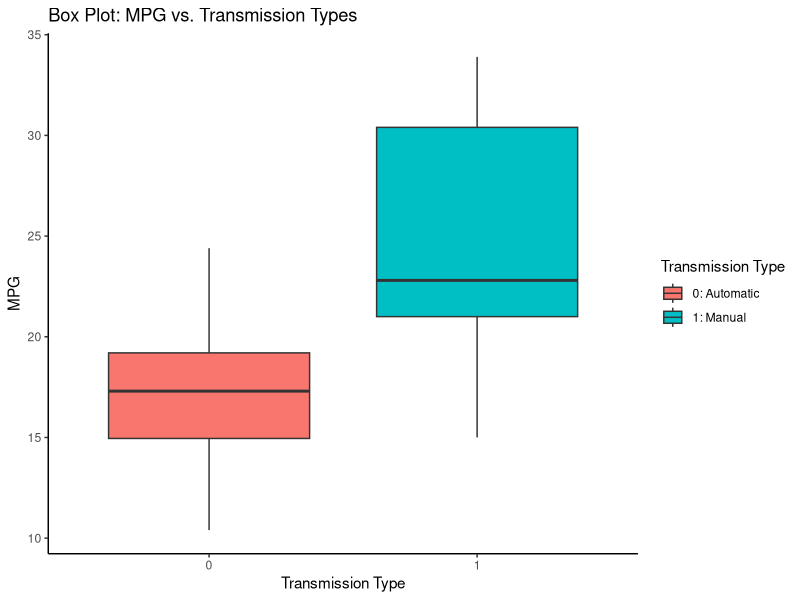
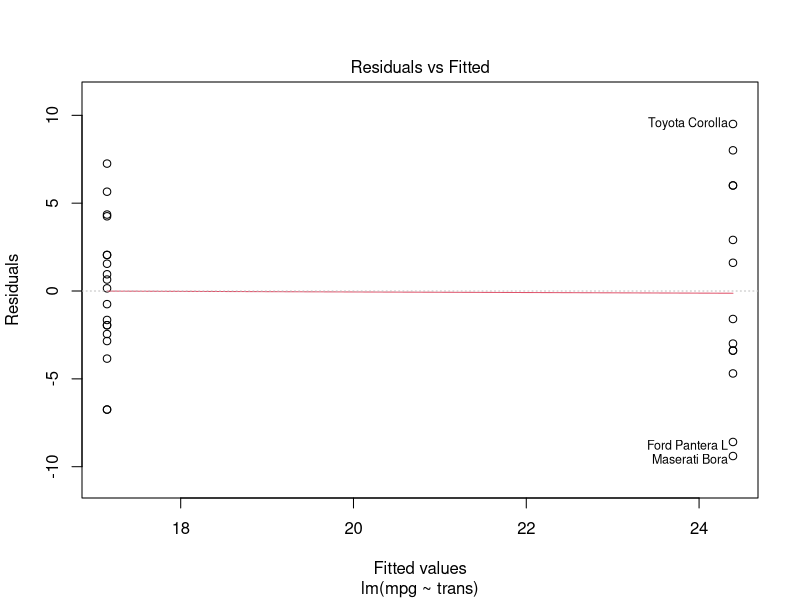
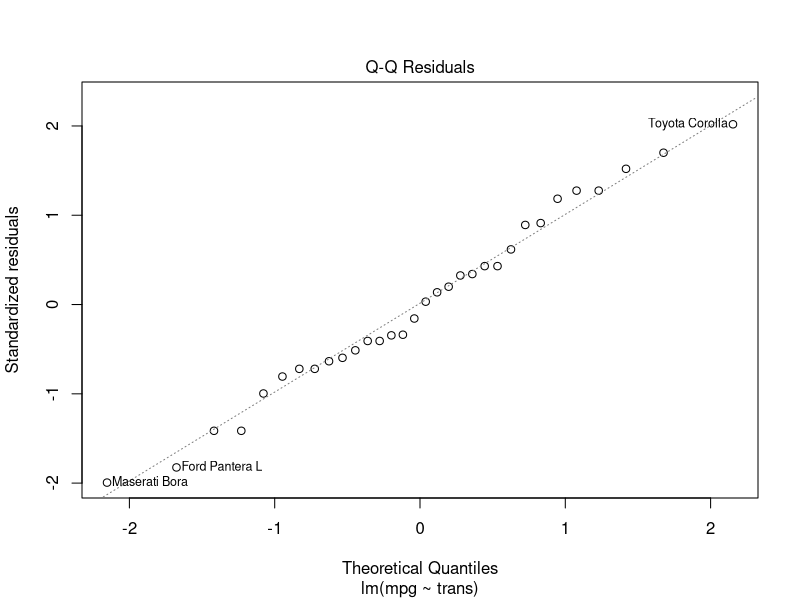
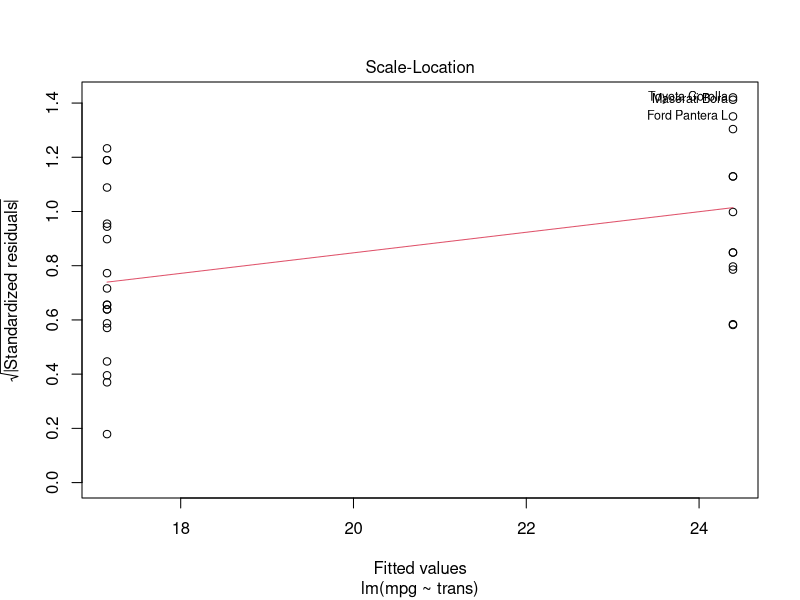
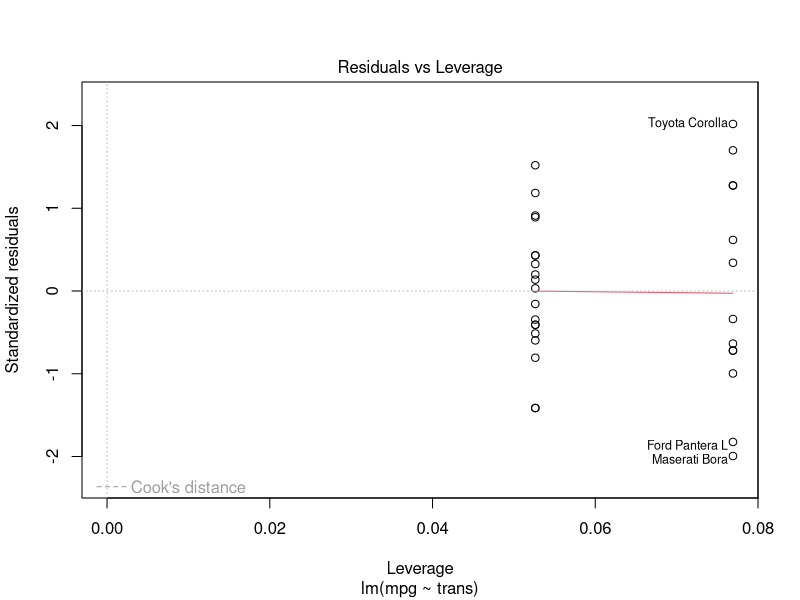
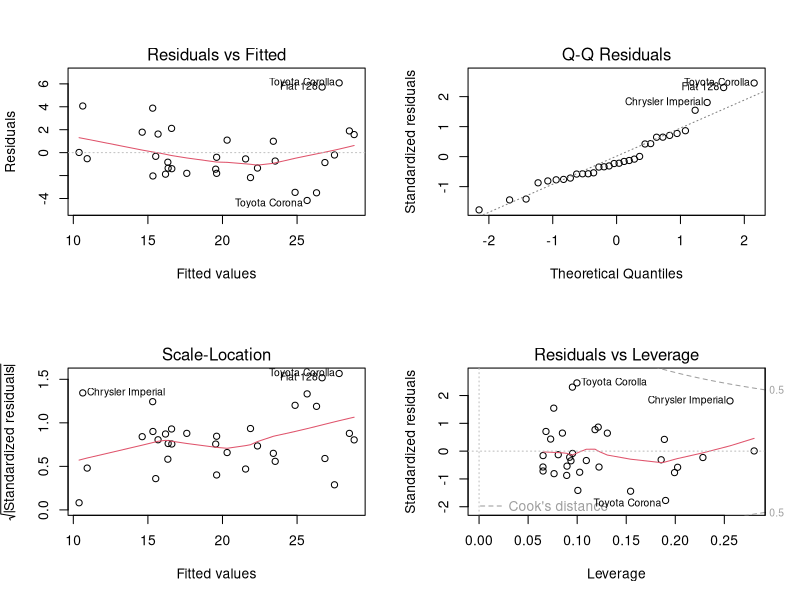

These figures' R source, in order:
## ---- chunk 1
# load libraries
suppressMessages(library(dplyr))
suppressMessages(library(ggplot2))

# load data
data(mtcars)
## ---- chunk 2
# inspect data - hidden to prevent page overage
# head(mtcars)
# str(mtcars)

# plot
ggplot(mtcars, aes(x = as.factor(am), y = mpg)) + 
  geom_boxplot(aes(fill = as.factor(am))) + 
  ggtitle('Box Plot: MPG vs. Transmission Types') + 
  xlab('Transmission Type') +
  ylab('MPG') + 
  labs(fill = 'Transmission Type') + 
  scale_fill_discrete(name = 'Transmission Type', labels = c('0: Automatic', '1: Manual')) + 
  theme_classic()
## ---- chunk 3
# cleaned df
df <- mtcars %>%
  mutate(trans = ifelse(am == 0, 'Automatic', 'Manual'))
## ---- chunk 4
# linear model
model1 <- lm(mpg ~ trans, data = df)

# view the summary of the model
summary(model1)
## ---- chunk 5
# plot residuals - hidden from output to prevent the report from being too long
plot(model1)
## ---- chunk 6
# multiple linear models
model2 <- lm(mpg ~ trans + cyl, data = df)
model3 <- lm(mpg ~ trans + cyl + disp, data = df) 
model4 <- lm(mpg ~ trans + cyl + disp + wt, data = df)

# compare models
anova(model1, model2, model3, model4)
## ---- chunk 7
# summary statistics
summary(model4)
## ---- chunk 8
# summary statistics
model5 <- lm(mpg ~ trans + cyl+ wt, data = df)

# summary stats
summary(model5)

# plot residuals
par(mfrow = c(2, 2))
plot(model5)
